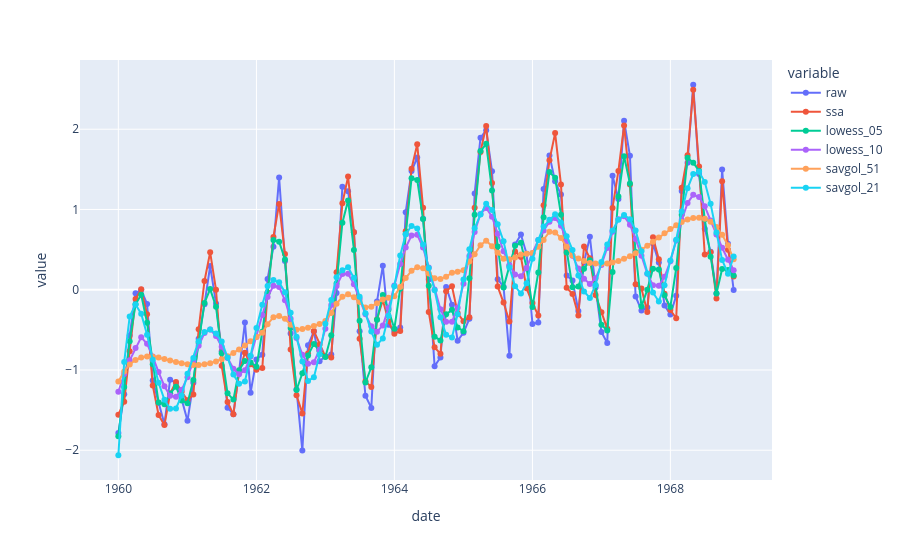

This figure's notebook cell:
### Code cell
df_proc.rename(columns={"smoothed": "ssa"}, inplace=True)
df_proc["lowess_05"] = smoothed_05[:,1]
df_proc["lowess_10"] = smoothed_10[:,1]
df_proc["savgol_51"] = smoothed_savgol_51
df_proc["savgol_21"] = smoothed_savgol_21
fig = px.line(df_proc, x="date", y=["raw","ssa", "lowess_05", "lowess_10", "savgol_51", "savgol_21"], markers=True)

# Display the figure
fig.show()
